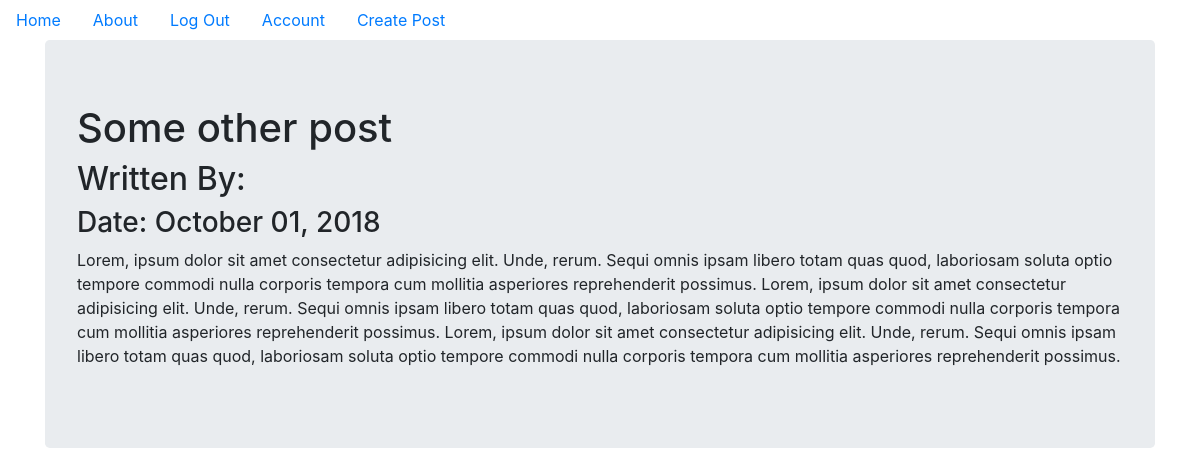
Page /2 (signed in) on the earlier database version.
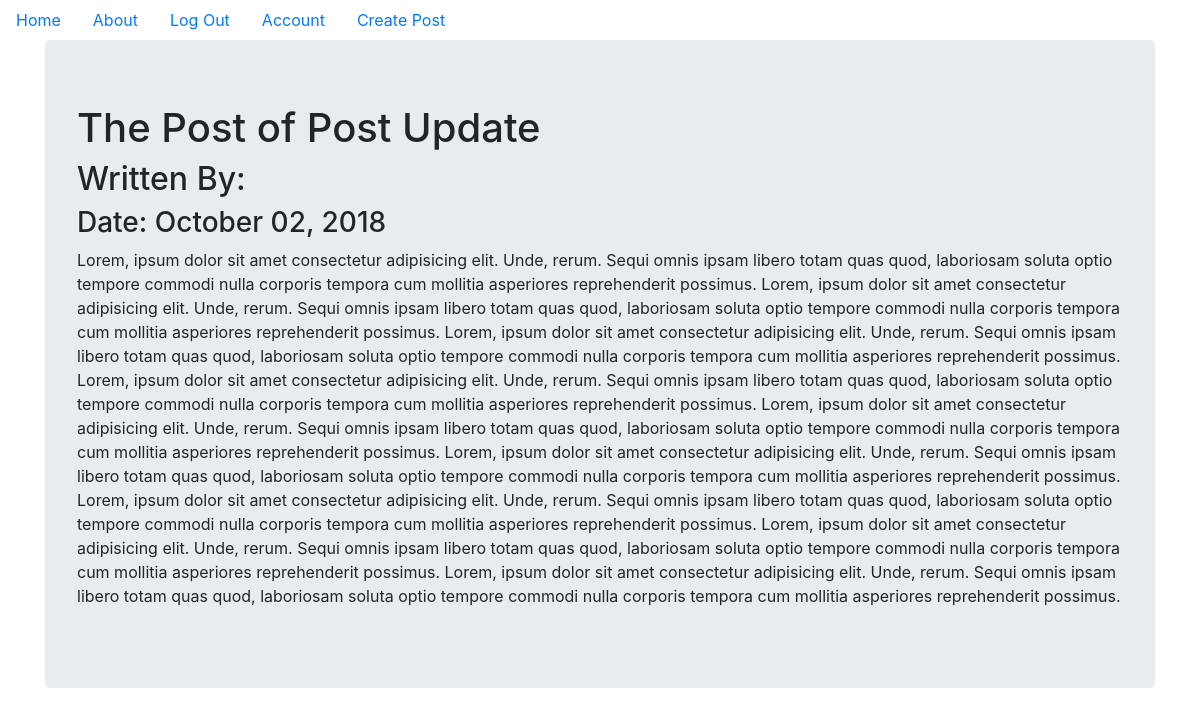
Same page on the later database version.
### pupblog/models.py (models this page shows, shortened)
class BlogPost(db.Model):
  users = db.relationship(User)
  id = db.Column(db.Integer, primary_key=True)
  user_id = db.Column(db.Integer, db.ForeignKey('users.id'), nullable=False)
  date = db.Column(db.DateTime, nullable=False, default=datetime.utcnow)
  title = db.Column(db.String(140), nullable=False)
  text = db.Column(db.Text, nullable=False)

### pupblog/users/views.py (the view)
@users.route('/<username>')
def user_posts(username):
  page = request.args.get('page', 1, type=int)
  user = User.query.filter_by(username=username).first_or_404()
  blog_posts = BlogPost.query.filter_by(author=user).order_by(BlogPost.date.desc()).paginate(page=page, per_page=5)
  return render_template('user_blog_posts.html', blog_posts=blog_posts, user=user)

### pupblog/blogposts/views.py (called while the page is built)
@blog_posts.route('/<int:blog_post_id>')
def blog_post(blog_post_id):
  blog_post = BlogPost.query.get_or_404(blog_post_id)
  return render_template('blog_post.html', title=blog_post.title,
                                date=blog_post.date, post=blog_post)

### pupblog/models.py (called while the page is built)
@login_manager.user_loader
def user_loader(user_id):
  return User.query.get(user_id)

### pupblog/templates/blog_post.html (shortened to what this page needs)
{% extends "base.html" %}
{% block content %}
<div class="jumbotron">
  <h1>{{ title }}</h1>
  <h2>Written By:{{ post.author.user}}</h2>
  <h3>Date: {{post.date.strftime('%B %d, %Y')}}</h3>
  <p>{{post.text}}</p>
</div>
{% endblock %}

Differences in the rows shown:
changed BlogPost: title "Some other post" → "The Post of Post Update"; date "October 01, 2018" → "October 02, 2018"; text "…mollitia asperiores reprehenderit possimus." → "…mollitia asperiores reprehenderit possimus. Lorem, ipsum dolor sit amet consectetur adipisicing elit. Unde, rerum. Sequi omnis ipsam libero totam quas quod, laboriosam soluta optio tempore commodi nulla corporis tempora cum mollitia asperiores reprehenderit possimus. Lorem, ipsum dolor sit amet consectetur adipisicing elit. Unde, rerum. Sequi omnis ipsam libero totam quas quod, laboriosam soluta optio tempore commodi nulla corporis tempora cum mollitia asperiores reprehenderit possimus. Lorem, ipsum dolor sit amet consectetur adipisicing elit. Unde, rerum. Sequi omnis ipsam libero totam quas quod, laboriosam soluta optio tempore commodi nulla corporis tempora cum mollitia asperiores…"
